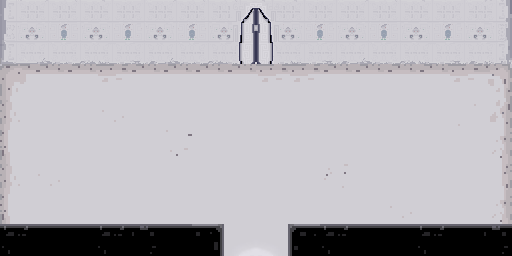

The image is a tile-based game level rendered from a .tmx file. Its description and source (layers, tilesets, objects; grid data summarised) follow:
An orthogonal 16x8 tile map with 32x32 px tiles, 3 tile layers (Grundebene, Details, Wand) and 4 objects (doorBottom, spawnStart, spawnBottomDoor).

<map version="1.0.0" orientation="orthogonal" renderorder="right-down" width="16" height="8" tilewidth="32" tileheight="32" nextobjectid="16">
 <tileset firstgid="1" source="finalTileset.tsx" />
 <layer name="Grundebene" width="16" height="8">
  <data>[128 cells, 114 non-empty, 30 distinct tile ids]</data>
 </layer>
 <layer name="Details" width="16" height="8">
  <data>[128 cells, 2 non-empty, 2 distinct tile ids]</data>
 </layer>
 <layer name="Wand" width="16" height="8">
  <data>[128 cells, 14 non-empty, 5 distinct tile ids]</data>
 </layer>
 <objectgroup name="StaticCollisions">
  <object id="5" x="0" y="0">
   <polyline points="0,0 512,0 512,256 0,256 0,0" />
  </object>
 </objectgroup>
 <objectgroup name="Sensor">
  <object id="4" name="doorBottom" x="235.167" y="245.333" width="41.3334" height="2.66667" />
 </objectgroup>
 <objectgroup name="PlayerSpawnpoints">
  <object id="2" name="spawnStart" x="257.792" y="112.958" width="2.75" height="3.5" />
  <object id="3" name="spawnBottomDoor" x="253.709" y="189.292" width="4" height="2.75" />
 </objectgroup>
</map>